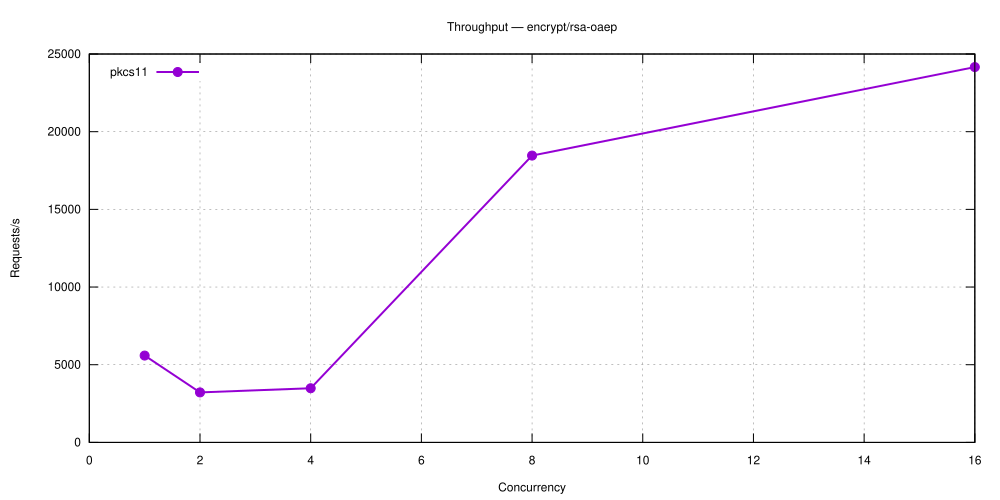

gnuplot code for this plot:
set terminal svg size 1000,500 enhanced font 'Helvetica,12'
set output 'encrypt_rsa-oaep.svg'
set title 'Throughput — encrypt/rsa-oaep'
set grid
set xlabel 'Concurrency'
set ylabel 'Requests/s'
set key top left
plot 'encrypt_rsa-oaep-5.28.0-pkcs11.dat' using 1:2 with linespoints lw 2 pt 7 title 'pkcs11'
